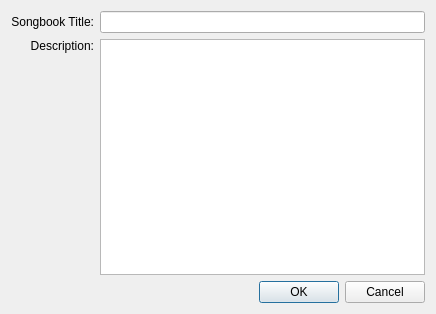
<?xml version="1.0" encoding="UTF-8"?>
<ui version="4.0">
 <class>AddSongbookDialog</class>
 <widget class="QDialog" name="AddSongbookDialog">
  <property name="geometry">
   <rect>
    <x>0</x>
    <y>0</y>
    <width>436</width>
    <height>314</height>
   </rect>
  </property>
  <property name="windowTitle">
   <string>Add songbook</string>
  </property>
  <property name="windowIcon">
   <iconset resource="../softprojector.qrc">
    <normaloff>:/icons/icons/add_songbook.png</normaloff>:/icons/icons/add_songbook.png</iconset>
  </property>
  <layout class="QVBoxLayout" name="verticalLayout_2">
   <item>
    <layout class="QGridLayout" name="gridLayout">
     <item row="0" column="0">
      <widget class="QLabel" name="sbonik_title_label">
       <property name="text">
        <string>Songbook Title:</string>
       </property>
       <property name="alignment">
        <set>Qt::AlignRight|Qt::AlignTrailing|Qt::AlignVCenter</set>
       </property>
      </widget>
     </item>
     <item row="0" column="1">
      <widget class="QLineEdit" name="songbook_title_box"/>
     </item>
     <item row="1" column="0">
      <layout class="QVBoxLayout" name="verticalLayout">
       <item>
        <widget class="QLabel" name="songbook_info_label">
         <property name="text">
          <string>Description:</string>
         </property>
         <property name="alignment">
          <set>Qt::AlignRight|Qt::AlignTrailing|Qt::AlignVCenter</set>
         </property>
        </widget>
       </item>
       <item>
        <spacer name="verticalSpacer">
         <property name="orientation">
          <enum>Qt::Vertical</enum>
         </property>
         <property name="sizeHint" stdset="0">
          <size>
           <width>20</width>
           <height>40</height>
          </size>
         </property>
        </spacer>
       </item>
      </layout>
     </item>
     <item row="1" column="1">
      <widget class="QTextEdit" name="songbook_info_box"/>
     </item>
    </layout>
   </item>
   <item>
    <widget class="QDialogButtonBox" name="buttonBox">
     <property name="orientation">
      <enum>Qt::Horizontal</enum>
     </property>
     <property name="standardButtons">
      <set>QDialogButtonBox::Cancel|QDialogButtonBox::Ok</set>
     </property>
    </widget>
   </item>
  </layout>
 </widget>
 <tabstops>
  <tabstop>songbook_title_box</tabstop>
  <tabstop>songbook_info_box</tabstop>
  <tabstop>buttonBox</tabstop>
 </tabstops>
 <resources>
  <include location="../softprojector.qrc"/>
 </resources>
 <connections>
  <connection>
   <sender>buttonBox</sender>
   <signal>accepted()</signal>
   <receiver>AddSongbookDialog</receiver>
   <slot>accept()</slot>
   <hints>
    <hint type="sourcelabel">
     <x>257</x>
     <y>304</y>
    </hint>
    <hint type="destinationlabel">
     <x>157</x>
     <y>274</y>
    </hint>
   </hints>
  </connection>
  <connection>
   <sender>buttonBox</sender>
   <signal>rejected()</signal>
   <receiver>AddSongbookDialog</receiver>
   <slot>reject()</slot>
   <hints>
    <hint type="sourcelabel">
     <x>325</x>
     <y>304</y>
    </hint>
    <hint type="destinationlabel">
     <x>286</x>
     <y>274</y>
    </hint>
   </hints>
  </connection>
 </connections>
</ui>
